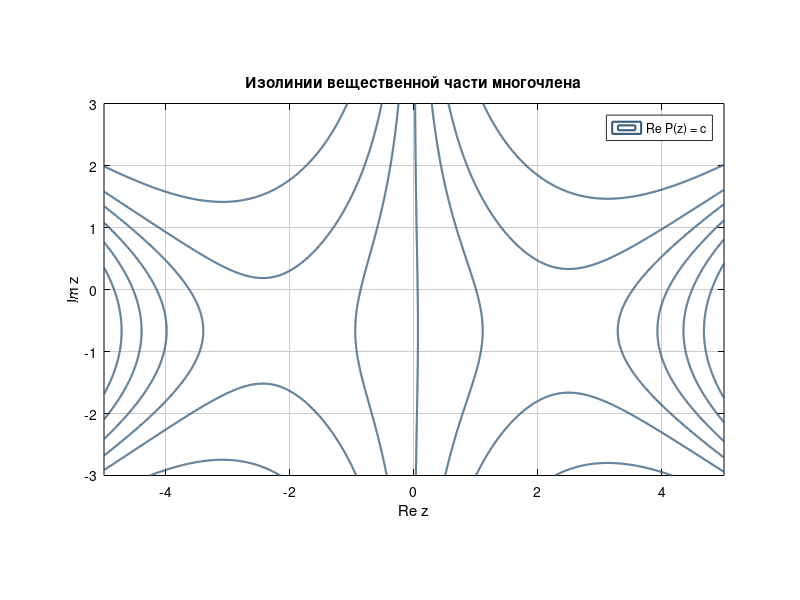
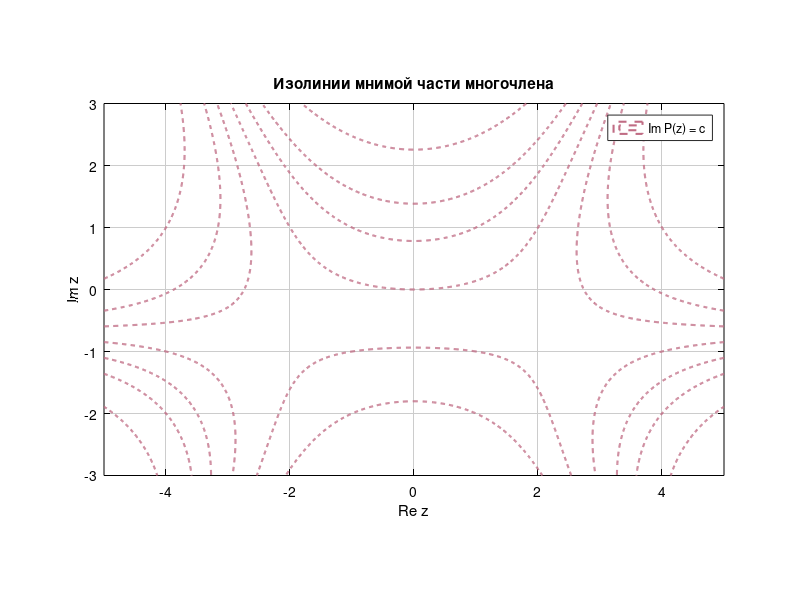
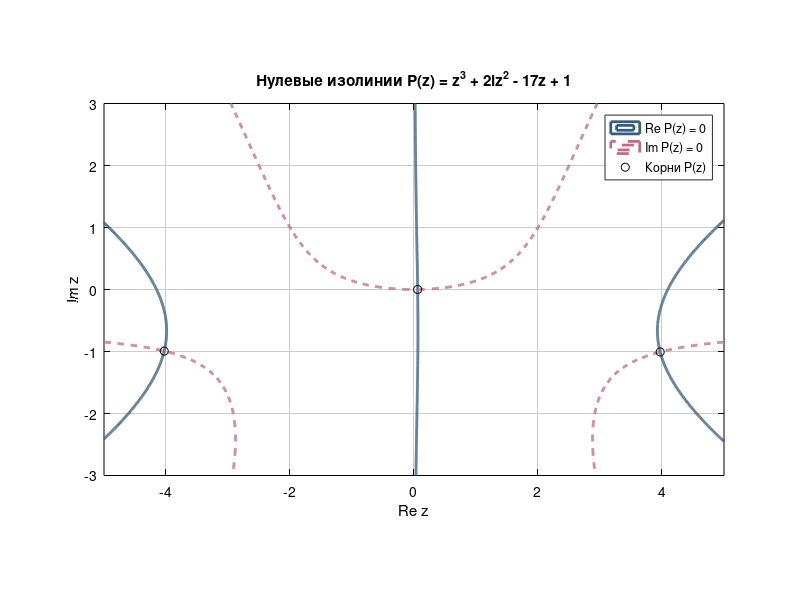

MATLAB code to generate these figures, in order:
%% Постоянные
m = 2;
k = 17;

% Палитра
maroon     = [0.2078, 0.3608, 0.4902] % вещественная часть
red        = [0.7529, 0.4235, 0.5176] % мнимая часть
cream      = [0.8000, 0.8000, 0.8000] % серая сетка
background = [1.0000, 1.0000, 1.0000]

% –––––

%% Метод Ньютона
% P(z) = z^3 + 2iz^2 - 17z + 1.
% P'(z) = 3z^2 + 4iz - 17.
% z_{n+1} = z_n - P(z_n) / P'(z_n).

% Зададим многочлен и его производную для вычислений по формуле Ньютона.
f = @(z) z.^3 + 1i*m*z.^2 - k*z + 1;
df = @(z) 3*z.^2 + 2*1i*m*z - k;

% Выберем начальные приближения для нашего многочлена.
% Сначала рассмотрим уравнение без постоянного слагаемого:
% z(z^2 + 2iz - 17) = 0.
% Получаем z = 0 или (z + i)^2 = 16.
% Отсюда z = 0, z = -4-i, z = 4-i.
% Эти числа уточним методом Ньютона для исходного многочлена.
zStart = [-4-1i 0 4-1i];
zRoots = zeros(1, 3);

% Зададим точность проверки и ограничим число повторений тридцатью шагами.
tol_f = 1e-12;
tol_z = 1e-15;
maxIter = 30;

% –––––

% Для каждого начального числа отдельно найдём приближённый корень.
for j = 1:3
    z = zStart(j);

    for n = 1:maxIter
        % Подставим текущее значение в формулу и получим следующее приближение.
        zNew = z - f(z) / df(z);

        % Остановимся, когда значение многочлена близко к нулю,
        % а новое приближение почти не отличается от предыдущего.
        if abs(f(zNew)) < tol_f && abs(zNew - z) < tol_z
            z = zNew;
            break;
        end

        z = zNew;
    end

    % Сохраним найденное значение и выведем результат проверки подстановкой.
    zRoots(j) = z;

    fprintf('z%d = %.12f %+.12fi\n', j, real(z), imag(z));
    fprintf('|P(z%d)| = %.3e\n', j, abs(f(z)));
    fprintf('Количество итераций: %d\n\n', n);
end

% –––––

%% Комплексный многочлен
% Полученные корни расположены примерно в точках:
% -4.0291 - 0.9928i; 0.0588 + 0.0004i; 3.9703 - 1.0076i.
% Зададим координаты точек с шагом 0.01 по обеим осям.
x = linspace(-5, 5, 1001);
y = linspace(-3, 3, 601);

% Из выбранных координат составим прямоугольную сетку.
[X, Y] = meshgrid(x, y);

% Каждой точке сетки поставим в соответствие комплексное число.
Z = X + 1i * Y;

% Вычислим значение многочлена в каждой точке сетки.
P = Z.^3 + 1i*m*Z.^2 - k*Z + 1;

% Выберем уровни для нашего рисунка.
levels = [-60 -30 -15 0 15 30 60];

% –––––

%% Изолинии вещественной части
figure(1);

% Построим линии, на которых вещественная часть принимает выбранные значения.
contour(X, Y, real(P), levels, 'LineColor', maroon, 'LineWidth', 1.5);

grid on;

xlabel('Re z');
ylabel('Im z');

% Зададим одинаковый масштаб по осям и выбранные границы рисунка.
axis equal;
axis([-5 5 -3 3]);

legend('Re P(z) = c', 'TextColor', 'black');

title('Изолинии вещественной части многочлена');

% Оставим белый фон и серую сетку. Подписи осей сделаем чёрными.
set(gcf, 'Color', background);
set(gca, 'Color', background, 'GridColor', cream, ...
    'GridAlpha', 1, 'XColor', 'black', 'YColor', 'black');

% –––––

%% Изолинии мнимой части
figure(2);

% Аналогично построим изолинии мнимой части, используя пунктирные линии.
contour(X, Y, imag(P), levels, 'LineColor', red, ...
    'LineStyle', '--', 'LineWidth', 1.5);

grid on;

xlabel('Re z');
ylabel('Im z');

axis equal;
axis([-5 5 -3 3]);

legend('Im P(z) = c', 'TextColor', 'black');

title('Изолинии мнимой части многочлена');

set(gcf, 'Color', background);
set(gca, 'Color', background, 'GridColor', cream, ...
    'GridAlpha', 1, 'XColor', 'black', 'YColor', 'black');

% –––––

%% Нулевые изолинии
% В корне одновременно Re P(z) = 0 и Im P(z) = 0.
% Построим обе нулевые изолинии на одном рисунке.
% Их пересечения соответствуют корням многочлена.
figure(3);

contour(X, Y, real(P), [0 0], 'LineColor', maroon, 'LineWidth', 2);

% Сохраним первую линию на рисунке и добавим к ней вторую.
hold on;

contour(X, Y, imag(P), [0 0], 'LineColor', red, ...
    'LineStyle', '--', 'LineWidth', 2);

% Отметим найденные корни кружками в точках пересечения нулевых изолиний.
plot(real(zRoots), imag(zRoots), 'ko', 'MarkerSize', 6);

axis equal;
axis([-5 5 -3 3]);

grid on;

xlabel('Re z');
ylabel('Im z');

legend('Re P(z) = 0', 'Im P(z) = 0', 'Корни P(z)', 'TextColor', 'black');

title('Нулевые изолинии P(z) = z^3 + 2iz^2 - 17z + 1');

set(gcf, 'Color', background);
set(gca, 'Color', background, 'GridColor', cream, ...
    'GridAlpha', 1, 'XColor', 'black', 'YColor', 'black');

hold off;
